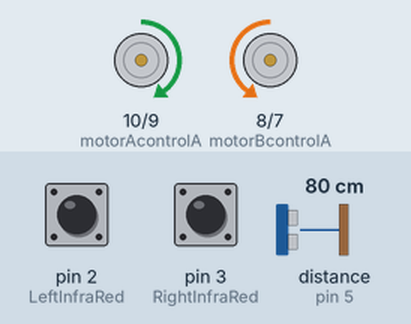
Simulated run of this sketch. Board: Arduino Uno, built with avr-gcc and run on an emulated ATmega328P. On the bench: motor-driver pin pairs drawn as motors (green arrow = first pin HIGH = forward, orange = second pin HIGH = backward, longer = more drive, scaled by the enable pin). Wiring (inferred from the names in the program): ultrasonic range finder: trigger pin 4; echo pin 5. The inputs (shaded band) are chosen by the test bench; at power-on: distance to the obstacle (sensor on pin 5) 80 cm, pin 2 (LeftInfraRed) LOW, pin 3 (RightInfraRed) LOW. The echo pulse lasts 58.3 µs per cm.

Above: at 1.2 s.
1.3 s: distance to the obstacle (sensor on pin 5) set to 23 cm
2.8 s: distance to the obstacle (sensor on pin 5) set to 19 cm
At 3.8 s:
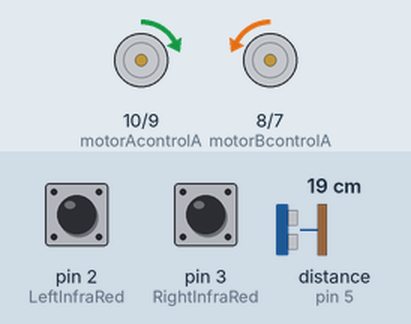
4.3 s: pin 2 (LeftInfraRed) pulled HIGH for 1 s
At 5.1 s:
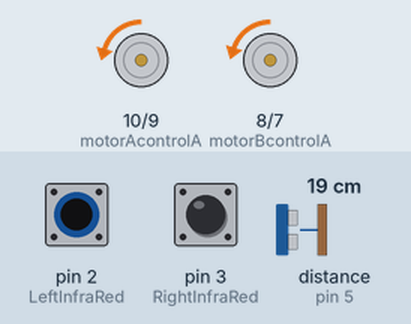
6.8 s: pin 3 (RightInfraRed) pulled HIGH for 3.2 s
At 8.0 s:
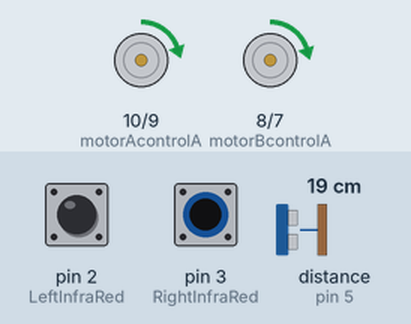
11.5 s: pin 2 (LeftInfraRed) pulled HIGH for 0.15 s
At 11.67 s:
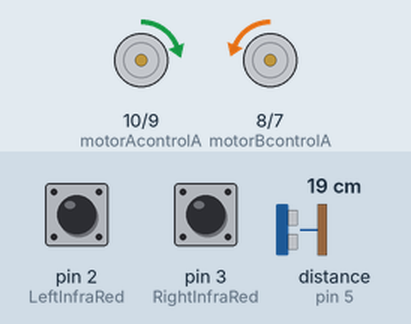
14.5 s: pin 3 (RightInfraRed) pulled HIGH for 0.15 s
At 14.71 s:
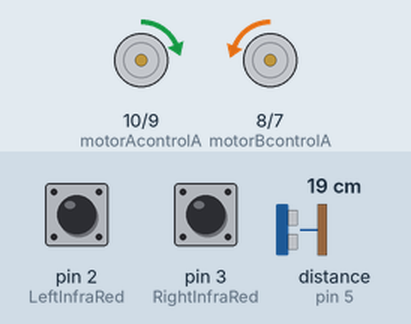
Timing chart, 0 to 17.2 s (numbered marks = the images above; inputs shaded):
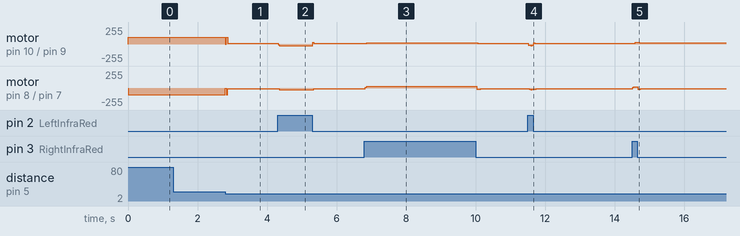

The sketch:

TestingTuesday.ino
```cpp
const int motorAenable = 11;
const int motorAcontrolA = 10;
const int motorAcontrolB = 9;

const int motorBcontrolA = 8;
const int motorBcontrolB = 7;
const int motorBenable = 6;

const int LeftInfraRed = 2;
const int RightInfraRed = 3;

const int triggerPin = 4;
const int echoPin = 5;
float distanceFromObject = 5000;

  int baseSpeed = 100;
  int turnSpeed = 70;

void activateTriggerPin() {
  digitalWrite(triggerPin, LOW);
  delayMicroseconds(2);
  digitalWrite(triggerPin, HIGH);
  delayMicroseconds(10);
  digitalWrite(triggerPin, LOW);
}
float measureDistance() {
  activateTriggerPin();
  long travelTime = pulseIn(echoPin, HIGH,30000);
  return travelTime * 0.34 / 2;  // Distance in mm
}

void motorAForward(int speedA) {
  analogWrite(motorAenable, speedA);
  digitalWrite(motorAcontrolA, LOW);
  digitalWrite(motorAcontrolB, HIGH);
}

void motorBForward(int speedB) {
  analogWrite(motorBenable, speedB);
  digitalWrite(motorBcontrolA, HIGH);
  digitalWrite(motorBcontrolB, LOW);
}

void motorABackward(int speedA) {
  analogWrite(motorAenable, speedA);
  digitalWrite(motorAcontrolA, HIGH);
  digitalWrite(motorAcontrolB, LOW);
}

void motorBBackward(int speedB) {
  analogWrite(motorBenable, speedB);
  digitalWrite(motorBcontrolA, LOW);
  digitalWrite(motorBcontrolB, HIGH);
}
void backward(int speed){
  motorABackward(speed);
  motorBBackward(speed);
}


void motorAStop() {
  analogWrite(motorAenable,0);
}

void motorBStop() {
  analogWrite(motorBenable,0);
}

void forward(int carSpeed) {
  motorAForward(carSpeed);
  motorBForward(carSpeed);
}

void stop() {
  motorAStop();
  motorBStop();
}

void turn180() {
  motorABackward(baseSpeed);
  motorBForward(baseSpeed);
  delay(1000);  // Adjust this delay based on your motor speed and desired turn time
  stop();
}

void setup() {
  pinMode(motorAcontrolA, OUTPUT);
  pinMode(motorAcontrolB, OUTPUT);
  pinMode(motorBcontrolA, OUTPUT);
  pinMode(motorBcontrolB, OUTPUT);
  pinMode(motorAenable, OUTPUT);
  pinMode(motorBenable, OUTPUT);

  pinMode(LeftInfraRed, INPUT);
  pinMode(RightInfraRed, INPUT);

  pinMode(triggerPin, OUTPUT);
  pinMode(echoPin, INPUT);

  analogWrite(motorAenable, 255);  //inital speed of Motors
  analogWrite(motorBenable, 255);
}
void avoidObject() {
  distanceFromObject = measureDistance();
  if (distanceFromObject<= 200.){
    stop();
    delay(10);
  }
}

void loop() {
  int RightInfraRedValue = digitalRead(RightInfraRed);
  int LeftInfraRedValue = digitalRead(LeftInfraRed);

  avoidObject();

  if (LeftInfraRedValue == HIGH && RightInfraRedValue == HIGH) {
    forward(150);
  } else if (LeftInfraRedValue ==LOW && RightInfraRedValue == HIGH) { // Left sensor off the line, right sensor on the line, turn left
    motorABackward(150); //reduce speed of left motor
    motorBForward(baseSpeed + turnSpeed); //increase speed of right motor
  } else if (LeftInfraRedValue == HIGH && RightInfraRedValue == LOW) { //// Right sensor off the line, left sensor on the line, turn right
    motorAForward(baseSpeed + turnSpeed); //increase speed of left motor
    motorBBackward(150); //reduce speed of right motor
  } else {
    backward(baseSpeed);
  }

}
```

Measured:
- the behaviour switches between 21 and 20 cm on distance to the obstacle (sensor on pin 5) (found by bisection; images 0 and 1)
- after the input at 1.3 s, every drawn part: stays the same
- after the input at 2.8 s, motor on pin 10 (motorAcontrolA) / pin 9 (motorAcontrolB): forward 100/255 → forward 12/255 at once; motor on pin 8 (motorBcontrolA) / pin 7 (motorBcontrolB): backward 100/255 → backward 12/255 at once
- after the input at 4.3 s, motor on pin 10 (motorAcontrolA) / pin 9 (motorAcontrolB): forward 12/255 → backward 25/255 at once, → forward 12/255 0.99 s later; motor on pin 8 (motorBcontrolA) / pin 7 (motorBcontrolB): backward 12/255 → backward 23/255 after 0.05 s, → backward 12/255 1.0 s later
- after the input at 6.8 s, motor on pin 10 (motorAcontrolA) / pin 9 (motorAcontrolB): forward 12/255 → forward 22/255 after 0.07 s, → forward 15/255 3.2 s later; motor on pin 8 (motorBcontrolA) / pin 7 (motorBcontrolB): backward 12/255 → forward 24/255 at once, → backward 18/255 3.2 s later, → backward 12/255 0.12 s later
- after the input at 11.5 s, motor on pin 10 (motorAcontrolA) / pin 9 (motorAcontrolB): forward 15/255 → forward 14/255 at once; motor on pin 8 (motorBcontrolA) / pin 7 (motorBcontrolB): backward 12/255 → backward 19/255 after 0.05 s, → backward 12/255 0.20 s later
- after the input at 14.5 s, motor on pin 10 (motorAcontrolA) / pin 9 (motorAcontrolB): forward 14/255 → forward 23/255 after 0.09 s, → forward 17/255 0.12 s later; motor on pin 8 (motorBcontrolA) / pin 7 (motorBcontrolB): backward 12/255 → forward 21/255 at once, → backward 21/255 0.15 s later, → backward 12/255 0.08 s later
